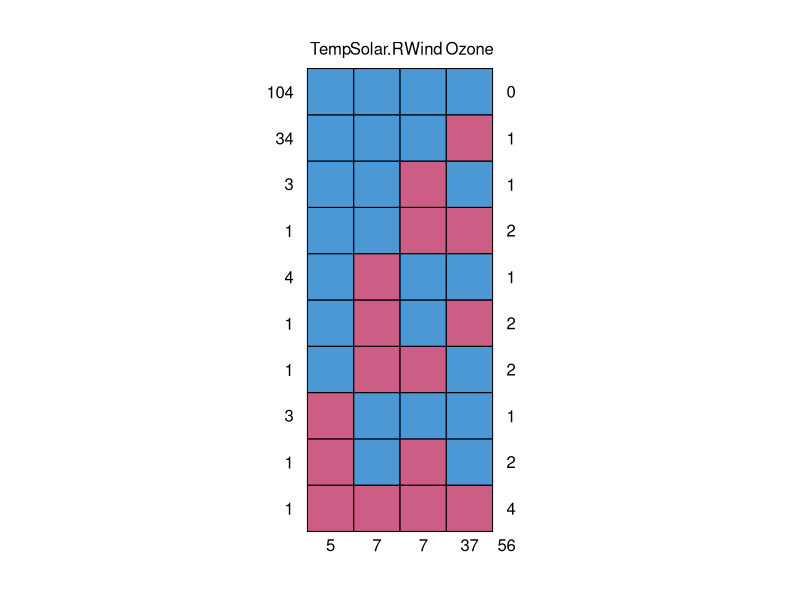
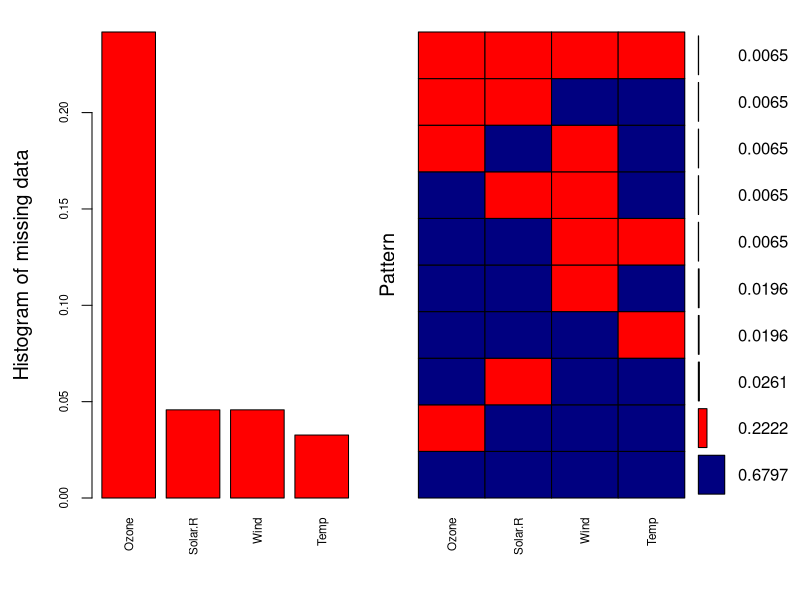
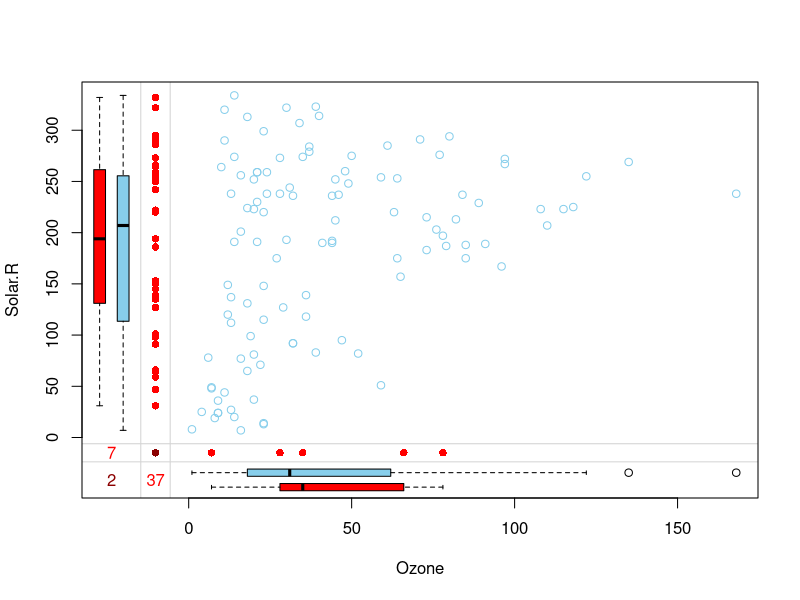
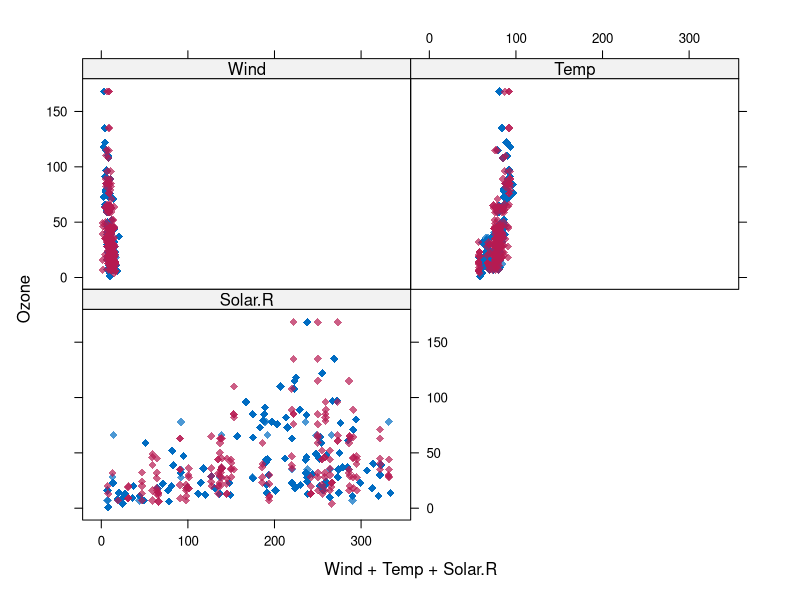
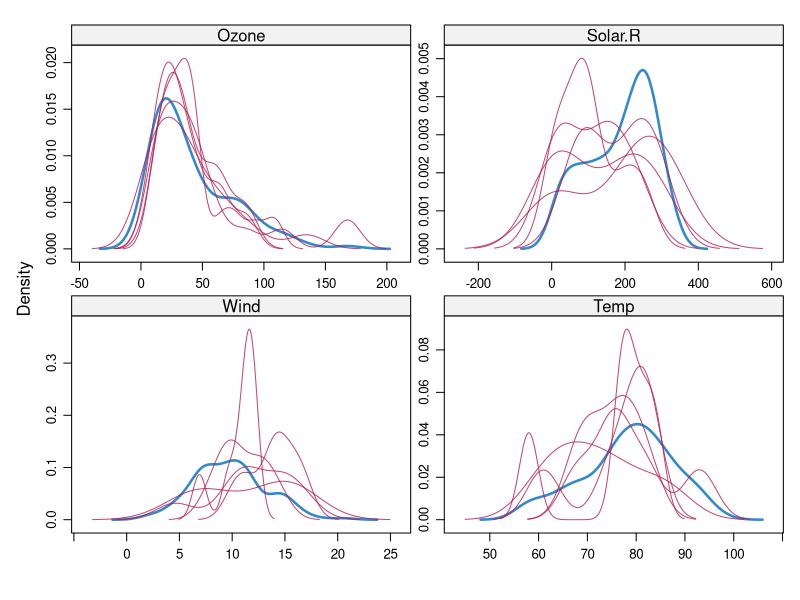
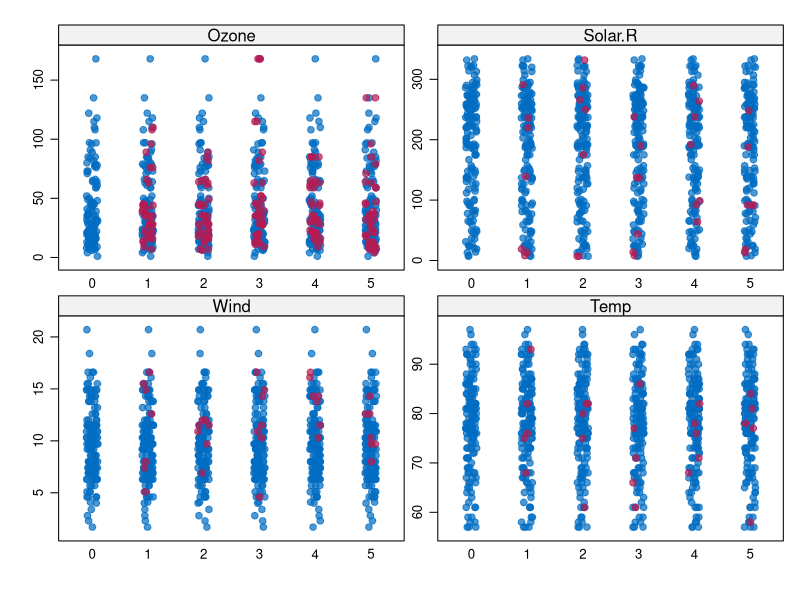

Reproduce these figures in R, in order.
library(datasets)
data <- airquality
data[4:10, 3] <- rep(NA,7)
data[1:5,4] <- NA

colnames(data)

head(data <- data[-c(5,6)])
summary(data)

pMiss <- function(x) {sum(is.na(x))/length(x) * 100}
apply(data, 2, pMiss)
apply(data, 1, pMiss)

library(mice)
md.pattern(data)

install.packages("VIM")
library(VIM)

aggr_plot <- aggr(data, col=c('navyblue','red'), 
                  numbers=TRUE, sortVars=TRUE, labels=names(data), cex.axis=.7, gap=3, 
                  ylab=c("Histogram of missing data","Pattern"))

colnames(data)
marginplot(data[c(1,2)])
## if MCAR assumption is correct both red & blue plots should look similar
## as in this case
tempData <- mice(data, m=5, maxit = 50, method = 'pmm', seed = 50)
summary(tempData)
tempData$imp$Ozone

head(data,25)

tempData$method

## complete the dataset using mice imputation
completedData <- complete(tempData,1)
head(completedData)

## scatter plot to check the distribution
xyplot(tempData, Ozone ~ Wind + Temp + Solar.R, pch=18, cex=1)

## density plot
densityplot(tempData)

### stripplot
stripplot(tempData, pch = 20, cex = 1.2)

## use imputed data set for modeling and pool the result
modelFit1 <- with(tempData,lm(Temp~ Ozone+Solar.R+Wind))
summary(pool(modelFit1))
